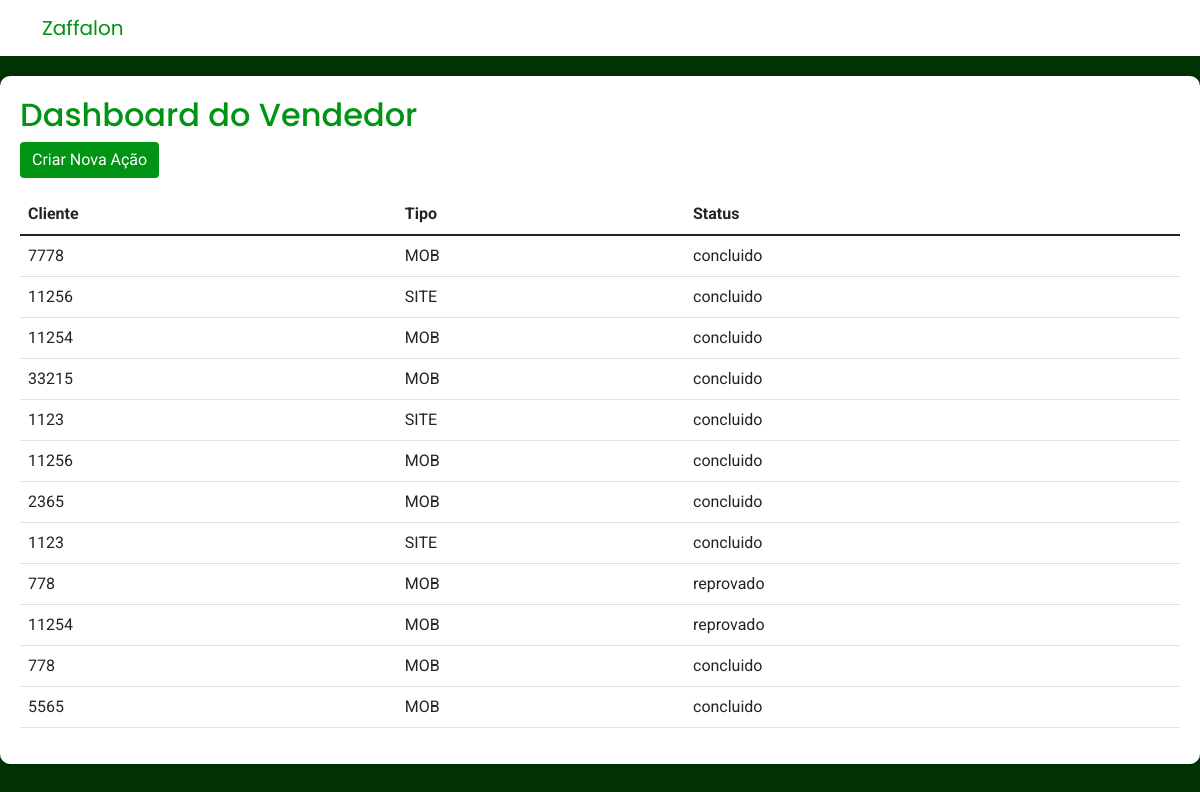
Screenshot of /vendedor (signed in) with the database file from the repository.
### app.py (models this page shows)
class Acao(db.Model):
    id = db.Column(db.Integer, primary_key=True)
    tipo = db.Column(db.String(10))  # 'MOB' ou 'SITE'
    cliente_codigo = db.Column(db.String(50))
    produtos = db.relationship('Produto', backref='acao', lazy=True)
    status = db.Column(db.String(20), default='pendente')  # 'pendente', 'aprovado', 'reprovado', 'concluido'
    user_id = db.Column(db.Integer, db.ForeignKey('user.id'))
    user = db.relationship('User', backref='acoes')
    data_criacao = db.Column(db.DateTime, default=datetime.utcnow)
    meio_pagamento_id = db.Column(db.Integer, db.ForeignKey('meio_pagamento.id'))
    meio_pagamento = db.relationship('MeioPagamento', backref='acoes')

### app.py (the view)
@app.route('/vendedor')
@login_required
def dashboard_vendedor():
    if current_user.role != 'vendedor':
        return redirect(url_for('dashboard'))
    acoes = Acao.query.filter_by(user_id=current_user.id).all()
    return render_template('vendedor.html', acoes=acoes)

### app.py (called while the page is built)
@login_manager.user_loader
def load_user(user_id):
    return User.query.get(int(user_id))

### templates/vendedor.html (shortened to what this page needs)
<!DOCTYPE html>
<html lang="pt-br">
<head>
    <link href="https://cdn.jsdelivr.net/npm/bootstrap@5.1.3/dist/css/bootstrap.min.css" rel="stylesheet">
    <link href="{{ url_for('static', filename='style.css') }}" rel="stylesheet">
</head>
<body>
    <nav class="navbar navbar-expand-lg navbar-dark navbar-custom">
        <div class="container">
            <a class="navbar-brand" href="/">
                <span style="font-family: 'Poppins', sans-serif; color: #019313;">Zaffalon</span>
            </a>
            <div class="navbar-nav">
                <a class="nav-link" href="/logout">Sair</a>
            </div>
        </div>
    </nav>
    <div class="dashboard-container">
        <h2 style="color: #019313;">Dashboard do Vendedor</h2>
        <a href="/criar_acao" class="btn btn-custom mb-3">Criar Nova Ação</a>
        <div class="table-responsive">
            <table class="table table-hover">
                <thead>
                    <tr>
                        <th>Cliente</th>
                        <th>Tipo</th>
                        <th>Status</th>
                    </tr>
                </thead>
                <tbody>
                    {% for acao in acoes %}
                    <tr>
                        <td>{{ acao.cliente_codigo }}</td>
                        <td>{{ acao.tipo }}</td>
                        <td>{{ acao.status }}</td>
                    </tr>
                    {% endfor %}
                </tbody>
            </table>
        </div>
    </div>
</body>
</html>

### static/style.css (style rules this page uses)
:root { --cor-primaria: #FFFFFF; --cor-secundaria: #019313; --cor-fundo: #013305; --cor-texto: #FFD012; }
body { background-color: var(--cor-fundo); color: var(--cor-texto); font-family: 'Roboto', sans-serif; }
.navbar-custom { background-color: var(--cor-primaria) !important; }
.btn-custom { background-color: var(--cor-secundaria); border: none; color: white; transition: background-color 0.3s; }
.dashboard-container { background-color: white; border-radius: 10px; box-shadow: 0 0 15px rgba(0, 0, 0, 0.1); padding: 20px; margin-top: 20px; }
h1, h2, h3 { font-family: 'Poppins', sans-serif; color: var(--cor-secundaria); }

### rows the page displays
Acao: cliente_codigo "7778", tipo "MOB", status "concluido"
Acao: cliente_codigo "11256", tipo "SITE", status "concluido"
Acao: cliente_codigo "11254", tipo "MOB", status "concluido"
Acao: cliente_codigo "33215", tipo "MOB", status "concluido"
Acao: cliente_codigo "1123", tipo "SITE", status "concluido"
Acao: cliente_codigo "11256", tipo "MOB", status "concluido"
Acao: cliente_codigo "2365", tipo "MOB", status "concluido"
Acao: cliente_codigo "1123", tipo "SITE", status "concluido"
Acao: cliente_codigo "778", tipo "MOB", status "reprovado"
Acao: cliente_codigo "11254", tipo "MOB", status "reprovado"
Acao: cliente_codigo "778", tipo "MOB", status "concluido"
Acao: cliente_codigo "5565", tipo "MOB", status "concluido"
